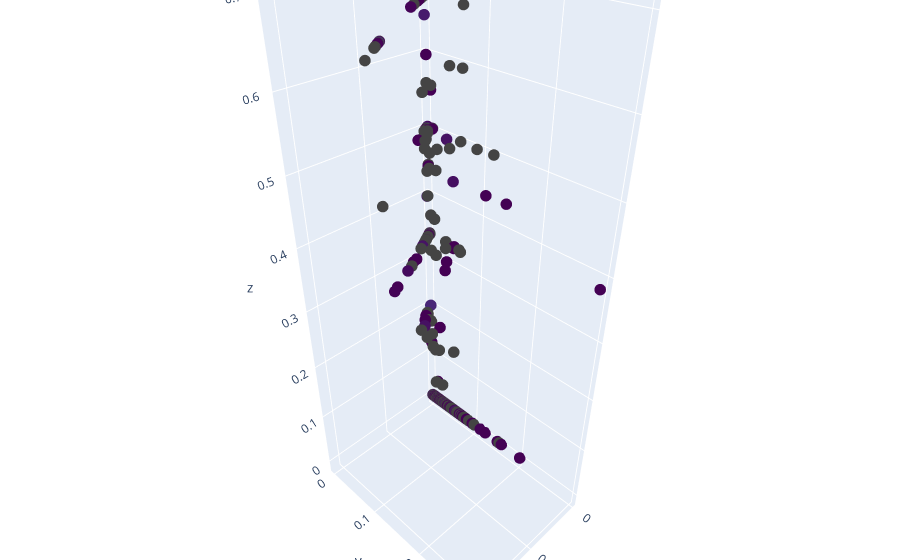

The notebook cell saved with this chart:
### Code cell
mask_angle_mean_0 = np.abs(data['angles_mean_60']-60)<=2.5
angle_mean_dev_0 = data[mask_angle_mean_0]

y_ = angle_mean_dev_0['distance_std_60']/angle_mean_dev_0['distance_mean_60']
x_ = angle_mean_dev_0['angles_std_60']/angle_mean_dev_0['angles_mean_60']

z_ = np.array([len([ang for ang in datalist if ang>60])/len(datalist) for datalist in angle_mean_dev_0['angles_60_data']])#-0.5

fig = go.Figure(
    data=[go.Scatter3d(
    x=x_,
    y=y_,
    z=z_,
    mode='markers',
    marker=dict(
        size=4,
        color=z,                # set color to an array/list of desired values
        colorscale='Viridis',   # choose a colorscale
        opacity=1
    )
)])

# tight layout
fig.update_layout(margin=dict(l=0, r=0, b=0, t=0))
fig.show()

### Figure 1 — Plotly figure (JSON) as saved in the notebook; plotly's stock layout.template omitted (floating-point values rounded to 4 significant figures; data arrays with more than 128 entries replaced by an {"elided": "..."} marker saying what was removed)
{"data": [{"marker": {"color": {"elided": "17780 float values"}, "colorscale": [[0, "#440154"], [0.1111, "#482878"], [0.2222, "#3e4989"], [0.3333, "#31688e"], [0.4444, "#26828e"], [0.5556, "#1f9e89"], [0.6667, "#35b779"], [0.7778, "#6ece58"], [0.8889, "#b5de2b"], [1, "#fde725"]], "opacity": 1, "size": 4}, "mode": "markers", "type": "scatter3d", "x": {"elided": "8357 float values"}, "y": {"elided": "8357 float values"}, "z": {"elided": "8357 float values"}}], "layout": {"autosize": true, "margin": {"b": 0, "l": 0, "r": 0, "t": 0}, "scene": {"aspectmode": "auto", "aspectratio": {"x": 0.5852, "y": 0.8233, "z": 2.076}}}}
